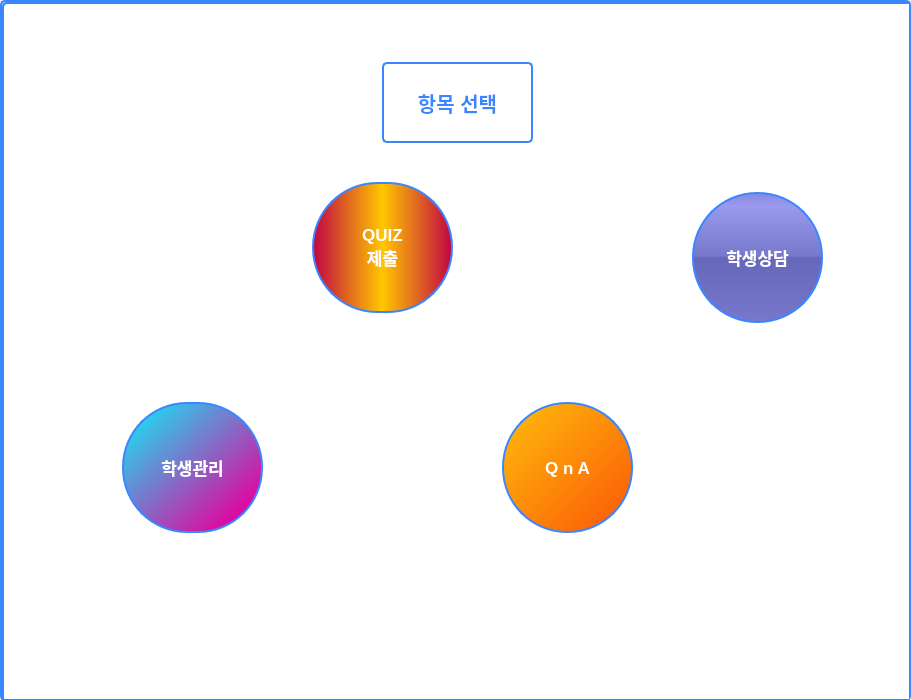
<?xml version="1.0" encoding="UTF-8"?>
<ui version="4.0">
 <class>MainWindow</class>
 <widget class="QMainWindow" name="MainWindow">
  <property name="geometry">
   <rect>
    <x>0</x>
    <y>0</y>
    <width>911</width>
    <height>700</height>
   </rect>
  </property>
  <property name="windowTitle">
   <string>MainWindow</string>
  </property>
  <widget class="QWidget" name="centralwidget">
   <widget class="QStackedWidget" name="stackedWidget">
    <property name="geometry">
     <rect>
      <x>0</x>
      <y>0</y>
      <width>911</width>
      <height>701</height>
     </rect>
    </property>
    <property name="styleSheet">
     <string notr="true">color: rgb(131, 56, 236);
	background-color: white;
	border: 2px solid rgb(58, 134, 255);
	border-radius: 5px;</string>
    </property>
    <property name="currentIndex">
     <number>0</number>
    </property>
    <widget class="QWidget" name="page">
     <widget class="QLabel" name="label">
      <property name="geometry">
       <rect>
        <x>380</x>
        <y>60</y>
        <width>151</width>
        <height>81</height>
       </rect>
      </property>
      <property name="font">
       <font>
        <pointsize>15</pointsize>
        <weight>75</weight>
        <bold>true</bold>
       </font>
      </property>
      <property name="styleSheet">
       <string notr="true">color: rgb(58, 134, 255);
	background-color: white;
	border: 2px solid rgb(58, 134, 255);
	border-radius: 5px;</string>
      </property>
      <property name="frameShape">
       <enum>QFrame::Panel</enum>
      </property>
      <property name="frameShadow">
       <enum>QFrame::Sunken</enum>
      </property>
      <property name="text">
       <string>항목 선택</string>
      </property>
      <property name="alignment">
       <set>Qt::AlignCenter</set>
      </property>
     </widget>
     <widget class="QPushButton" name="study_button">
      <property name="geometry">
       <rect>
        <x>120</x>
        <y>400</y>
        <width>141</width>
        <height>131</height>
       </rect>
      </property>
      <property name="font">
       <font>
        <pointsize>13</pointsize>
        <weight>75</weight>
        <bold>true</bold>
       </font>
      </property>
      <property name="styleSheet">
       <string notr="true">color: white;
	background-color: qlineargradient(spread:pad, x1:0, y1:0, x2:0.857143, y2:0.857955, stop:0 rgba(10, 242, 251, 255), stop:1 rgba(224, 6, 159, 255));
	border-radius: 65px;</string>
      </property>
      <property name="text">
       <string>학생관리</string>
      </property>
     </widget>
     <widget class="QPushButton" name="quiz_button">
      <property name="geometry">
       <rect>
        <x>310</x>
        <y>180</y>
        <width>141</width>
        <height>131</height>
       </rect>
      </property>
      <property name="font">
       <font>
        <pointsize>13</pointsize>
        <weight>75</weight>
        <bold>true</bold>
       </font>
      </property>
      <property name="styleSheet">
       <string notr="true">color: white;
	background-color:qlineargradient(spread:reflect, x1:0.5, y1:0.5, x2:1, y2:0.5, stop:0 rgba(255, 199, 0, 255), stop:1 rgba(192, 5, 67, 255));
	border-radius: 65px;</string>
      </property>
      <property name="text">
       <string>QUIZ
제출</string>
      </property>
     </widget>
     <widget class="QPushButton" name="chatroom_button">
      <property name="geometry">
       <rect>
        <x>690</x>
        <y>190</y>
        <width>131</width>
        <height>131</height>
       </rect>
      </property>
      <property name="font">
       <font>
        <pointsize>13</pointsize>
        <weight>75</weight>
        <bold>true</bold>
       </font>
      </property>
      <property name="styleSheet">
       <string notr="true">color: white;
background-color: QLinearGradient( x1: 0, y1: 0, x2: 0, y2: 1, stop: 0 #88d, stop: 0.1 #99e, stop: 0.49 #77c, stop: 0.5 #66b, stop: 1 #77c);


border-style: solid;
border-radius: 65;


</string>
      </property>
      <property name="text">
       <string>학생상담</string>
      </property>
     </widget>
     <widget class="QPushButton" name="question_button">
      <property name="geometry">
       <rect>
        <x>500</x>
        <y>400</y>
        <width>131</width>
        <height>131</height>
       </rect>
      </property>
      <property name="font">
       <font>
        <pointsize>13</pointsize>
        <weight>75</weight>
        <bold>true</bold>
       </font>
      </property>
      <property name="styleSheet">
       <string notr="true">color: white;
	background-color: qlineargradient(spread:pad, x1:0, y1:0, x2:1, y2:1, stop:0 rgba(255, 190, 11, 255), stop:1 rgba(251, 86, 7, 255));
	border-radius: 65px;</string>
      </property>
      <property name="text">
       <string>Q n A</string>
      </property>
     </widget>
     <widget class="QLabel" name="mainpage_label">
      <property name="geometry">
       <rect>
        <x>0</x>
        <y>0</y>
        <width>991</width>
        <height>701</height>
       </rect>
      </property>
      <property name="text">
       <string/>
      </property>
      <property name="pixmap">
       <pixmap>image/항목선택.png</pixmap>
      </property>
     </widget>
     <zorder>mainpage_label</zorder>
     <zorder>label</zorder>
     <zorder>study_button</zorder>
     <zorder>quiz_button</zorder>
     <zorder>chatroom_button</zorder>
     <zorder>question_button</zorder>
    </widget>
    <widget class="QWidget" name="page_2">
     <widget class="QTableWidget" name="study_widget">
      <property name="geometry">
       <rect>
        <x>90</x>
        <y>90</y>
        <width>711</width>
        <height>481</height>
       </rect>
      </property>
      <property name="styleSheet">
       <string notr="true"/>
      </property>
      <column>
       <property name="text">
        <string>공룡명</string>
       </property>
      </column>
      <column>
       <property name="text">
        <string>생존시기</string>
       </property>
      </column>
      <column>
       <property name="text">
        <string>크기</string>
       </property>
      </column>
      <column>
       <property name="text">
        <string>체중</string>
       </property>
      </column>
      <column>
       <property name="text">
        <string>발견한 대륙</string>
       </property>
      </column>
      <column>
       <property name="text">
        <string>발견 상세지역</string>
       </property>
      </column>
      <column>
       <property name="text">
        <string>특징</string>
       </property>
      </column>
     </widget>
     <widget class="QLabel" name="label_2">
      <property name="geometry">
       <rect>
        <x>90</x>
        <y>20</y>
        <width>111</width>
        <height>51</height>
       </rect>
      </property>
      <property name="font">
       <font>
        <pointsize>14</pointsize>
        <weight>75</weight>
        <bold>true</bold>
       </font>
      </property>
      <property name="text">
       <string>학생관리</string>
      </property>
      <property name="alignment">
       <set>Qt::AlignCenter</set>
      </property>
     </widget>
     <widget class="QPushButton" name="back_button">
      <property name="geometry">
       <rect>
        <x>780</x>
        <y>620</y>
        <width>111</width>
        <height>61</height>
       </rect>
      </property>
      <property name="font">
       <font>
        <pointsize>14</pointsize>
        <weight>75</weight>
        <bold>true</bold>
       </font>
      </property>
      <property name="text">
       <string>돌아가기</string>
      </property>
     </widget>
    </widget>
    <widget class="QWidget" name="page_3">
     <widget class="QPushButton" name="back_button_2">
      <property name="geometry">
       <rect>
        <x>780</x>
        <y>620</y>
        <width>111</width>
        <height>61</height>
       </rect>
      </property>
      <property name="font">
       <font>
        <pointsize>14</pointsize>
        <weight>75</weight>
        <bold>true</bold>
       </font>
      </property>
      <property name="text">
       <string>돌아가기</string>
      </property>
     </widget>
     <widget class="QLabel" name="label_3">
      <property name="geometry">
       <rect>
        <x>120</x>
        <y>20</y>
        <width>111</width>
        <height>51</height>
       </rect>
      </property>
      <property name="font">
       <font>
        <pointsize>14</pointsize>
        <weight>75</weight>
        <bold>true</bold>
       </font>
      </property>
      <property name="text">
       <string>QUIZ</string>
      </property>
      <property name="alignment">
       <set>Qt::AlignCenter</set>
      </property>
     </widget>
     <widget class="QLineEdit" name="quiz_line">
      <property name="geometry">
       <rect>
        <x>120</x>
        <y>590</y>
        <width>501</width>
        <height>51</height>
       </rect>
      </property>
      <property name="font">
       <font>
        <pointsize>14</pointsize>
        <weight>75</weight>
        <bold>true</bold>
       </font>
      </property>
     </widget>
     <widget class="QLabel" name="label_4">
      <property name="geometry">
       <rect>
        <x>120</x>
        <y>550</y>
        <width>221</width>
        <height>31</height>
       </rect>
      </property>
      <property name="font">
       <font>
        <pointsize>12</pointsize>
        <weight>75</weight>
        <bold>true</bold>
       </font>
      </property>
      <property name="text">
       <string>입력 후 버튼 클릭 또는 엔터</string>
      </property>
      <property name="alignment">
       <set>Qt::AlignCenter</set>
      </property>
     </widget>
     <widget class="QPushButton" name="pushButton">
      <property name="geometry">
       <rect>
        <x>630</x>
        <y>590</y>
        <width>101</width>
        <height>51</height>
       </rect>
      </property>
      <property name="font">
       <font>
        <pointsize>14</pointsize>
        <weight>75</weight>
        <bold>true</bold>
       </font>
      </property>
      <property name="styleSheet">
       <string notr="true"/>
      </property>
      <property name="text">
       <string>출제</string>
      </property>
     </widget>
     <widget class="QTableWidget" name="tableWidget">
      <property name="geometry">
       <rect>
        <x>120</x>
        <y>80</y>
        <width>671</width>
        <height>451</height>
       </rect>
      </property>
      <column>
       <property name="text">
        <string>QUIZ</string>
       </property>
       <property name="font">
        <font>
         <pointsize>13</pointsize>
         <weight>75</weight>
         <bold>true</bold>
        </font>
       </property>
       <property name="textAlignment">
        <set>AlignCenter</set>
       </property>
      </column>
      <column>
       <property name="text">
        <string>답</string>
       </property>
       <property name="font">
        <font>
         <pointsize>13</pointsize>
         <weight>75</weight>
         <bold>true</bold>
        </font>
       </property>
       <property name="textAlignment">
        <set>AlignCenter</set>
       </property>
      </column>
     </widget>
     <widget class="QPushButton" name="info_button">
      <property name="geometry">
       <rect>
        <x>780</x>
        <y>550</y>
        <width>111</width>
        <height>61</height>
       </rect>
      </property>
      <property name="font">
       <font>
        <pointsize>14</pointsize>
        <weight>75</weight>
        <bold>true</bold>
       </font>
      </property>
      <property name="text">
       <string>자료보기</string>
      </property>
     </widget>
    </widget>
    <widget class="QWidget" name="page_4">
     <widget class="QPushButton" name="back_button_3">
      <property name="geometry">
       <rect>
        <x>780</x>
        <y>620</y>
        <width>111</width>
        <height>61</height>
       </rect>
      </property>
      <property name="font">
       <font>
        <pointsize>14</pointsize>
        <weight>75</weight>
        <bold>true</bold>
       </font>
      </property>
      <property name="text">
       <string>돌아가기</string>
      </property>
     </widget>
     <widget class="QLabel" name="label_5">
      <property name="geometry">
       <rect>
        <x>120</x>
        <y>20</y>
        <width>141</width>
        <height>51</height>
       </rect>
      </property>
      <property name="font">
       <font>
        <pointsize>14</pointsize>
        <weight>75</weight>
        <bold>true</bold>
       </font>
      </property>
      <property name="text">
       <string>Q n A</string>
      </property>
      <property name="alignment">
       <set>Qt::AlignCenter</set>
      </property>
     </widget>
     <widget class="QLineEdit" name="qna_line">
      <property name="geometry">
       <rect>
        <x>120</x>
        <y>590</y>
        <width>501</width>
        <height>51</height>
       </rect>
      </property>
      <property name="font">
       <font>
        <pointsize>14</pointsize>
        <weight>75</weight>
        <bold>true</bold>
       </font>
      </property>
     </widget>
     <widget class="QLabel" name="label_6">
      <property name="geometry">
       <rect>
        <x>120</x>
        <y>550</y>
        <width>221</width>
        <height>31</height>
       </rect>
      </property>
      <property name="font">
       <font>
        <pointsize>12</pointsize>
        <weight>75</weight>
        <bold>true</bold>
       </font>
      </property>
      <property name="text">
       <string>입력 후 엔터 또는 버튼 클릭</string>
      </property>
      <property name="alignment">
       <set>Qt::AlignCenter</set>
      </property>
     </widget>
     <widget class="QPushButton" name="pushButton_2">
      <property name="geometry">
       <rect>
        <x>630</x>
        <y>590</y>
        <width>101</width>
        <height>51</height>
       </rect>
      </property>
      <property name="font">
       <font>
        <pointsize>14</pointsize>
        <weight>75</weight>
        <bold>true</bold>
       </font>
      </property>
      <property name="styleSheet">
       <string notr="true"/>
      </property>
      <property name="text">
       <string>등록</string>
      </property>
     </widget>
     <widget class="QTableWidget" name="tableWidget_2">
      <property name="geometry">
       <rect>
        <x>120</x>
        <y>90</y>
        <width>661</width>
        <height>451</height>
       </rect>
      </property>
      <column>
       <property name="text">
        <string>질문</string>
       </property>
       <property name="font">
        <font>
         <pointsize>13</pointsize>
         <weight>75</weight>
         <bold>true</bold>
        </font>
       </property>
       <property name="textAlignment">
        <set>AlignCenter</set>
       </property>
      </column>
      <column>
       <property name="text">
        <string>답장</string>
       </property>
       <property name="font">
        <font>
         <pointsize>13</pointsize>
         <weight>75</weight>
         <bold>true</bold>
        </font>
       </property>
       <property name="textAlignment">
        <set>AlignCenter</set>
       </property>
      </column>
     </widget>
    </widget>
    <widget class="QWidget" name="page_5">
     <widget class="QLabel" name="label_7">
      <property name="geometry">
       <rect>
        <x>120</x>
        <y>20</y>
        <width>141</width>
        <height>51</height>
       </rect>
      </property>
      <property name="font">
       <font>
        <pointsize>14</pointsize>
        <weight>75</weight>
        <bold>true</bold>
       </font>
      </property>
      <property name="text">
       <string>실시간 상담</string>
      </property>
      <property name="alignment">
       <set>Qt::AlignCenter</set>
      </property>
     </widget>
     <widget class="QTextBrowser" name="counseling_browser">
      <property name="geometry">
       <rect>
        <x>120</x>
        <y>90</y>
        <width>661</width>
        <height>451</height>
       </rect>
      </property>
      <property name="font">
       <font>
        <pointsize>14</pointsize>
        <weight>75</weight>
        <bold>true</bold>
       </font>
      </property>
     </widget>
     <widget class="QLabel" name="label_8">
      <property name="geometry">
       <rect>
        <x>120</x>
        <y>550</y>
        <width>221</width>
        <height>31</height>
       </rect>
      </property>
      <property name="font">
       <font>
        <pointsize>12</pointsize>
        <weight>75</weight>
        <bold>true</bold>
       </font>
      </property>
      <property name="text">
       <string>입력 후 엔터 또는 버튼 클릭</string>
      </property>
      <property name="alignment">
       <set>Qt::AlignCenter</set>
      </property>
     </widget>
     <widget class="QLineEdit" name="counseling_line">
      <property name="geometry">
       <rect>
        <x>120</x>
        <y>590</y>
        <width>501</width>
        <height>51</height>
       </rect>
      </property>
      <property name="font">
       <font>
        <pointsize>14</pointsize>
        <weight>75</weight>
        <bold>true</bold>
       </font>
      </property>
     </widget>
     <widget class="QPushButton" name="pushButton_3">
      <property name="geometry">
       <rect>
        <x>630</x>
        <y>590</y>
        <width>101</width>
        <height>51</height>
       </rect>
      </property>
      <property name="font">
       <font>
        <pointsize>14</pointsize>
        <weight>75</weight>
        <bold>true</bold>
       </font>
      </property>
      <property name="styleSheet">
       <string notr="true"/>
      </property>
      <property name="text">
       <string>입력</string>
      </property>
     </widget>
     <widget class="QPushButton" name="back_button_4">
      <property name="geometry">
       <rect>
        <x>780</x>
        <y>620</y>
        <width>111</width>
        <height>61</height>
       </rect>
      </property>
      <property name="font">
       <font>
        <pointsize>14</pointsize>
        <weight>75</weight>
        <bold>true</bold>
       </font>
      </property>
      <property name="text">
       <string>돌아가기</string>
      </property>
     </widget>
     <widget class="QPushButton" name="chat_invite_button">
      <property name="geometry">
       <rect>
        <x>780</x>
        <y>550</y>
        <width>111</width>
        <height>61</height>
       </rect>
      </property>
      <property name="font">
       <font>
        <pointsize>14</pointsize>
        <weight>75</weight>
        <bold>true</bold>
       </font>
      </property>
      <property name="text">
       <string>초대</string>
      </property>
     </widget>
    </widget>
   </widget>
  </widget>
 </widget>
 <resources/>
 <connections/>
</ui>
